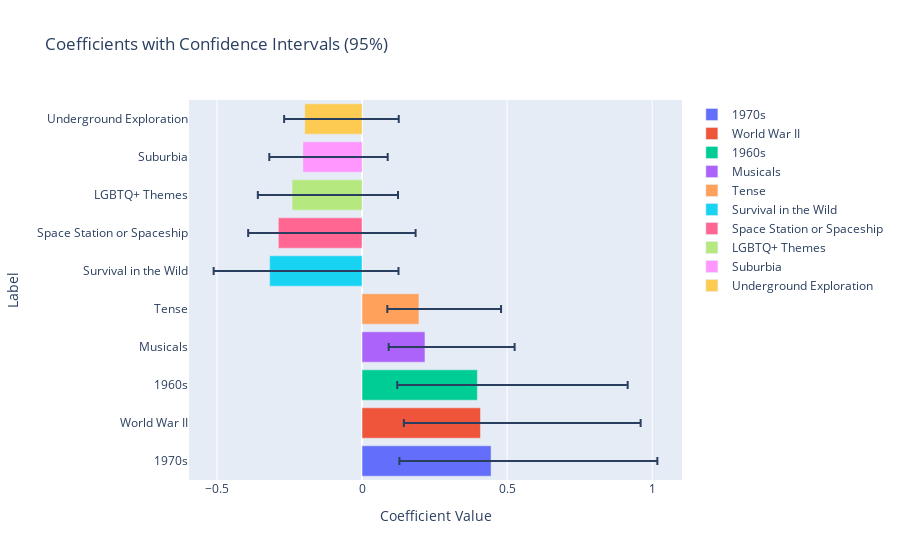

Notebook code for this chart:
### Code cell
show_model(model)

### Figure 1 — Plotly figure (JSON) as saved in the notebook; plotly's stock layout.template omitted (floating-point values rounded to 4 significant figures)
{"data": [{"error_x": {"array": [0.573], "arrayminus": [0.316], "symmetric": false, "type": "data"}, "name": "1970s", "orientation": "h", "type": "bar", "x": [0.4447], "y": ["1970s"]}, {"error_x": {"array": [0.552], "arrayminus": [0.264], "symmetric": false, "type": "data"}, "name": "World War II", "orientation": "h", "type": "bar", "x": [0.4081], "y": ["World War II"]}, {"error_x": {"array": [0.518], "arrayminus": [0.276], "symmetric": false, "type": "data"}, "name": "1960s", "orientation": "h", "type": "bar", "x": [0.3974], "y": ["1960s"]}, {"error_x": {"array": [0.309], "arrayminus": [0.125], "symmetric": false, "type": "data"}, "name": "Musicals", "orientation": "h", "type": "bar", "x": [0.2168], "y": ["Musicals"]}, {"error_x": {"array": [0.283], "arrayminus": [0.109], "symmetric": false, "type": "data"}, "name": "Tense", "orientation": "h", "type": "bar", "x": [0.1961], "y": ["Tense"]}, {"error_x": {"array": [-0.193], "arrayminus": [-0.444], "symmetric": false, "type": "data"}, "name": "Survival in the Wild", "orientation": "h", "type": "bar", "x": [-0.3184], "y": ["Survival in the Wild"]}, {"error_x": {"array": [-0.104], "arrayminus": [-0.473], "symmetric": false, "type": "data"}, "name": "Space Station or Spaceship", "orientation": "h", "type": "bar", "x": [-0.2884], "y": ["Space Station or Spaceship"]}, {"error_x": {"array": [-0.118], "arrayminus": [-0.365], "symmetric": false, "type": "data"}, "name": "LGBTQ+ Themes", "orientation": "h", "type": "bar", "x": [-0.2411], "y": ["LGBTQ+ Themes"]}, {"error_x": {"array": [-0.116], "arrayminus": [-0.292], "symmetric": false, "type": "data"}, "name": "Suburbia", "orientation": "h", "type": "bar", "x": [-0.2036], "y": ["Suburbia"]}, {"error_x": {"array": [-0.071], "arrayminus": [-0.324], "symmetric": false, "type": "data"}, "name": "Underground Exploration", "orientation": "h", "type": "bar", "x": [-0.1975], "y": ["Underground Exploration"]}], "layout": {"barmode": "group", "title": {"text": "Coefficients with Confidence Intervals (95%)"}, "xaxis": {"title": {"text": "Coefficient Value"}}, "yaxis": {"title": {"text": "Label"}}}}
